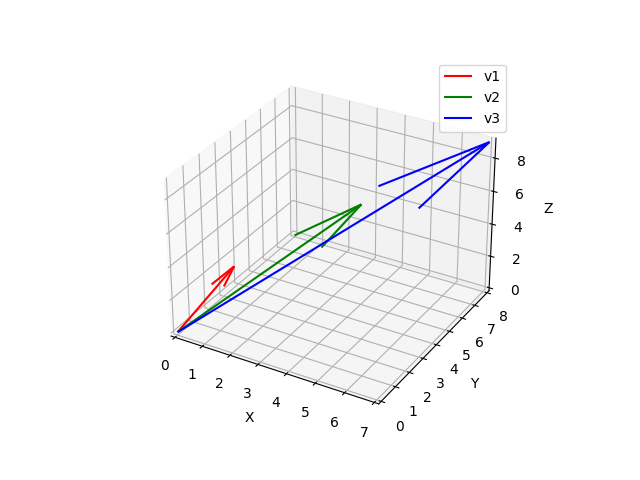

Write Python code to recreate this figure.
import numpy as np
import matplotlib.pyplot as plt
from mpl_toolkits.mplot3d import Axes3D

'''
Se i tre vettori giacciono sullo stesso piano, significa che sono linearmente dipendenti. 
Ma se non giacciono sullo stesso piano, sono linearmente indipendenti.
'''
# Definizione dei vettori (esempio)
v1 = np.array([1, 2, 3])
v2 = np.array([4, 5, 6])
v3 = np.array([7, 8, 9])

# Creazione della figura 3D
fig = plt.figure()
ax = fig.add_subplot(111, projection='3d')

# Origine
ax.quiver(0, 0, 0, 0, 0, 0, color='k')

# Vettori
ax.quiver(0, 0, 0, v1[0], v1[1], v1[2], color='r', label='v1')
ax.quiver(0, 0, 0, v2[0], v2[1], v2[2], color='g', label='v2')
ax.quiver(0, 0, 0, v3[0], v3[1], v3[2], color='b', label='v3')

ax.set_xlim([0, max(v1[0], v2[0], v3[0])])
ax.set_ylim([0, max(v1[1], v2[1], v3[1])])
ax.set_zlim([0, max(v1[2], v2[2], v3[2])])

ax.set_xlabel('X')
ax.set_ylabel('Y')
ax.set_zlabel('Z')

plt.legend()
plt.show()
